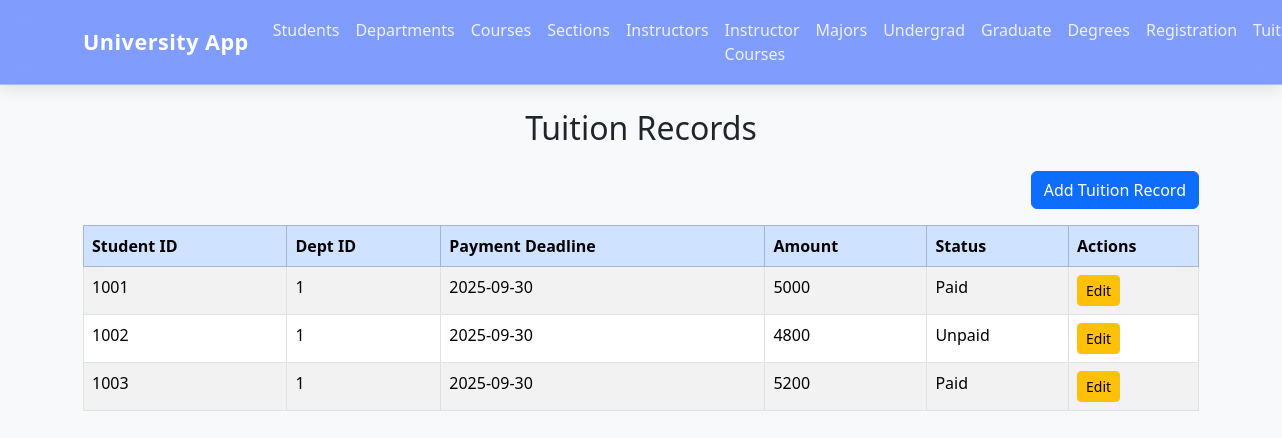
The page /tuition on the database its author committed.
### tables this page shows
CREATE TABLE Tuition (
    Student_ID INTEGER,
    Dept_ID INTEGER,
    Payment_Deadline TEXT,
    Payment_Amount INTEGER,
    Payment_Status TEXT,
    PRIMARY KEY(Student_ID, Dept_ID),
    FOREIGN KEY(Student_ID) REFERENCES Student(Student_ID),
    FOREIGN KEY(Dept_ID) REFERENCES Department(Dept_ID)
);

### app.py (the view)
@app.route("/tuition")
def tuition():
    conn = get_db_connection()
    rows = conn.execute("SELECT * FROM Tuition").fetchall()
    conn.close()
    return render_template(
        "tuition.html",
        title="Tuition Records",
        tuition=rows
    )

### app.py (called while the page is built)
def get_db_connection():
    conn = sqlite3.connect("university.db")
    conn.row_factory = sqlite3.Row
    return conn

### templates/tuition.html
{% extends "base.html" %}
{% block content %}
<h2 class="mb-4 text-center">Tuition Records</h2>
<div class="mb-3 text-end">
    <a href="/add-tuition" class="btn btn-primary">Add Tuition Record</a>
</div>
<table class="table table-striped table-bordered">
    <thead class="table-primary">
        <tr>
            <th>Student ID</th>
            <th>Dept ID</th>
            <th>Payment Deadline</th>
            <th>Amount</th>
            <th>Status</th>
            <th style="width:130px;">Actions</th>
        </tr>
    </thead>
    <tbody>
        {% for t in tuition %}
        <tr>
            <td>{{ t.Student_ID }}</td>
            <td>{{ t.Dept_ID }}</td>
            <td>{{ t.Payment_Deadline }}</td>
            <td>{{ t.Payment_Amount }}</td>
            <td>{{ t.Payment_Status }}</td>
            <td>
                <a href="/update-tuition/{{ t.Student_ID }}/{{ t.Dept_ID }}"
                   class="btn btn-sm btn-warning">Edit</a>
            </td>
        </tr>
        {% endfor %}
    </tbody>
</table>
{% endblock %}

### rows shown on the page
Tuition: Student_ID "1001", Dept_ID "1", Payment_Deadline "2025-09-30", Payment_Amount "5000", Payment_Status "Paid"
Tuition: Student_ID "1002", Dept_ID "1", Payment_Deadline "2025-09-30", Payment_Amount "4800", Payment_Status "Unpaid"
Tuition: Student_ID "1003", Dept_ID "1", Payment_Deadline "2025-09-30", Payment_Amount "5200", Payment_Status "Paid"
